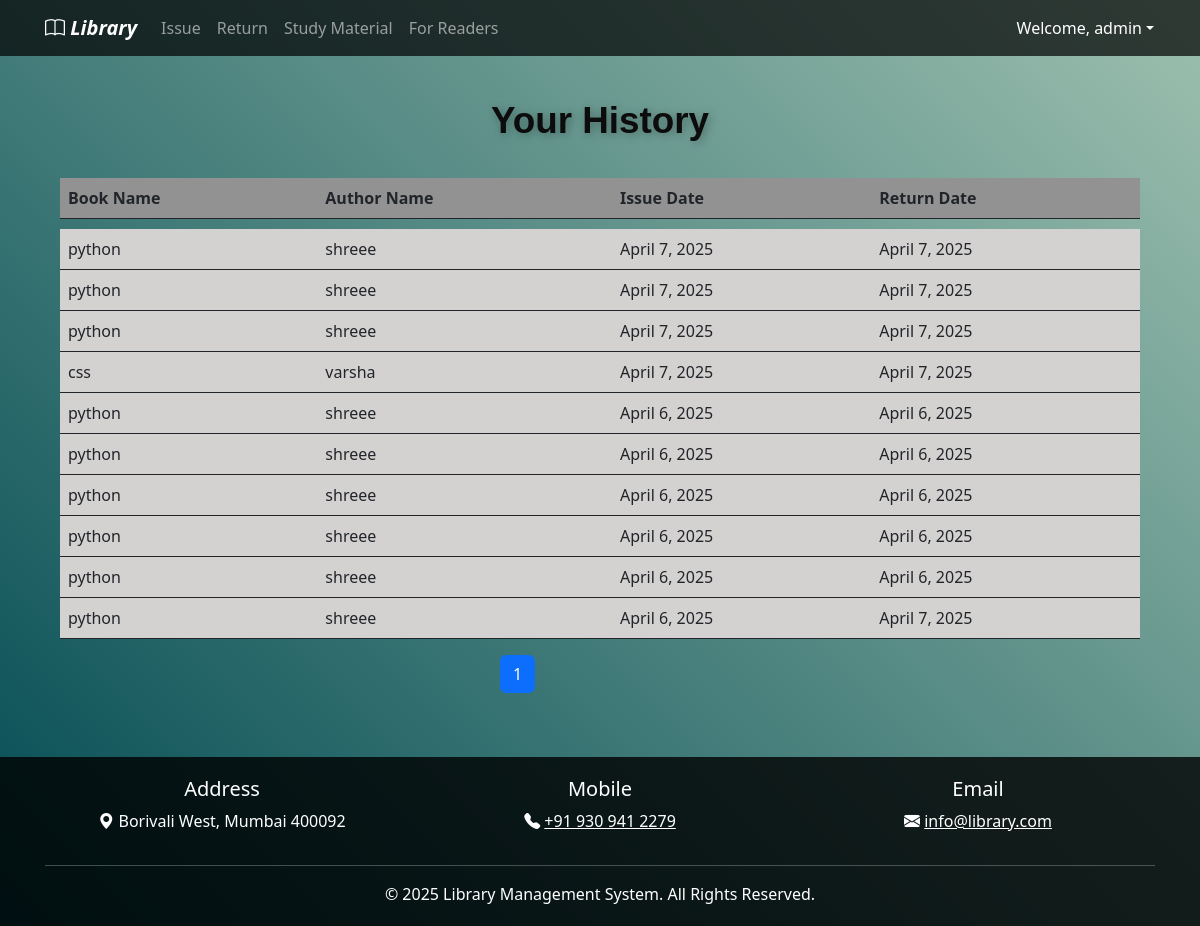
Before: /history (signed in) with the older database file.
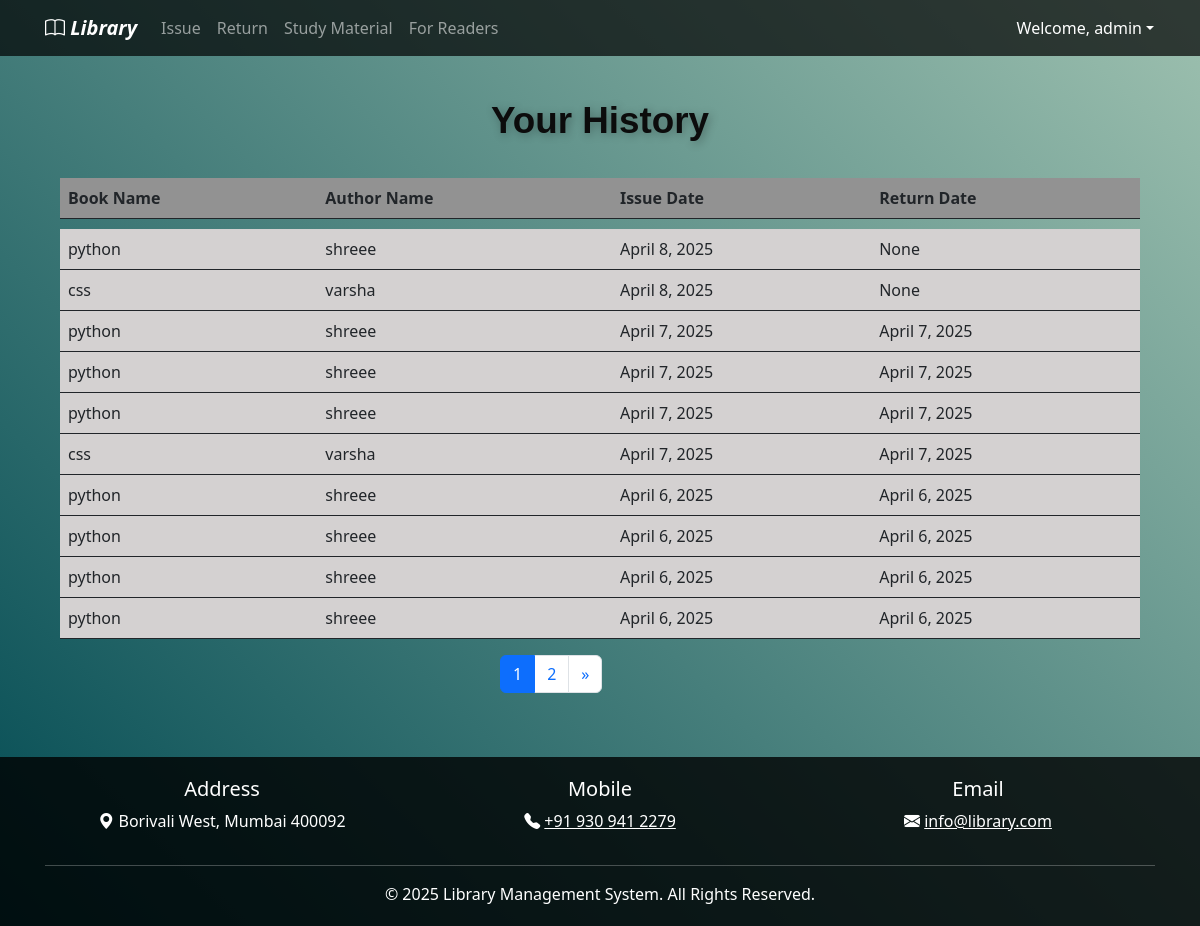
After: the same page with the newer database file.
### elibrary_app/models.py (models this page shows, shortened)
class IssuedItem(models.Model):
    book = models.ForeignKey(Book, on_delete=models.CASCADE)
    user = models.ForeignKey(User, on_delete=models.CASCADE)
    issue_date = models.DateField(default=date.today)
    expected_return_date=models.DateField()
    return_date = models.DateField(blank=True, null=True)
    @property
    def book_name(self):
        return self.book.book_name

class Book(models.Model):
    book_name = models.CharField(max_length=150)
    author_name = models.CharField(max_length=200)
    quantity = models.IntegerField(default=1)
    subject = models.CharField(max_length=2000)
    book_add_time = models.DateTimeField(default=timezone.now)  # Changed to DateTimeField for both date and time
    book_add_date = models.DateField(default=date.today)
    class Meta:
        constraints = [
            models.UniqueConstraint(fields=["book_name", "author_name"], name="unique_book_author")  # Replaced unique_together with UniqueConstraint
        ]

### elibrary_app/views.py (the view)
# urls.py: path("history", views.history, name="history"),  # History page for issued book
@login_required(login_url=reverse_lazy("login"))
def history(request):
    my_items = IssuedItem.objects.filter(user_id=request.user).order_by("-issue_date")
    paginator = Paginator(my_items, 10)
    page_number = request.GET.get("page")
    page_obj = paginator.get_page(page_number)
    return render(request, "history.html", {"books": page_obj})

### elibrary_app/templates/history.html (shortened to what this page needs)
{% extends 'base.html' %}
{% load static %}
{% block content %}
<div class="container mt-4">
    <div class="col-md-12">
        <div class="library-title">
            <span class="word">Your</span>
            <span class="word">History</span>
        </div>
    </div>
</div>
<div class="container">
    <table class="table" style="border: none;">
        <thead class="thead-dark">
            <tr style="background-color: rgb(146, 146, 146);">
                <th scope="col">Book Name</th>
                <th scope="col">Author Name</th>
                <th scope="col">Issue Date</th>
                <th scope="col">Return Date</th>
            </tr>
        </thead>
        <tr style="height: 10px;"></tr>
        <tbody >
            {% for book in books %}
            <tr style="background-color: rgb(212, 209, 209);">
                <td>{{ book.book_name }}</td>
                <td>{{ book.book.author_name }}</td>
                <td>{{ book.issue_date }}</td>
                <td>{{ book.return_date }}</td>
            </tr>
            {% empty %}
            <tr>
                <td colspan="4">No history found.</td>
            </tr>
            {% endfor %}
        </tbody>
    </table>
</div>
<div class="mx-auto" style="width: 200px">
    <nav aria-label="...">
        <ul class="pagination ms-10">
            {% for i in books.paginator.page_range %}
            <li class="page-item {% if books.number == i %}active{% endif %}">
                <a class="page-link" href="?page={{ i }}">{{ i }}</a>
            </li>
            {% endfor %}
            {% if books.has_next %}
            <li class="page-item">
                <a class="page-link" href="?page={{ books.next_page_number }}">&raquo;</a>
            </li>
            {% endif %}
        </ul>
    </nav>
</div>
{% endblock %}

Changed rows visible on the page:
no longer on this page (row unchanged): IssuedItem: book_name "python", book.author_name "shreee", issue_date "April 6, 2025", return_date "April 6, 2025"
no longer on this page (row unchanged): IssuedItem: book_name "python", book.author_name "shreee", issue_date "April 6, 2025", return_date "April 7, 2025"
added IssuedItem: book_name "python", book.author_name "shreee", issue_date "April 8, 2025", return_date "None"
added IssuedItem: book_name "css", book.author_name "varsha", issue_date "April 8, 2025", return_date "None"
Other visible differences:
new list line: "2"
